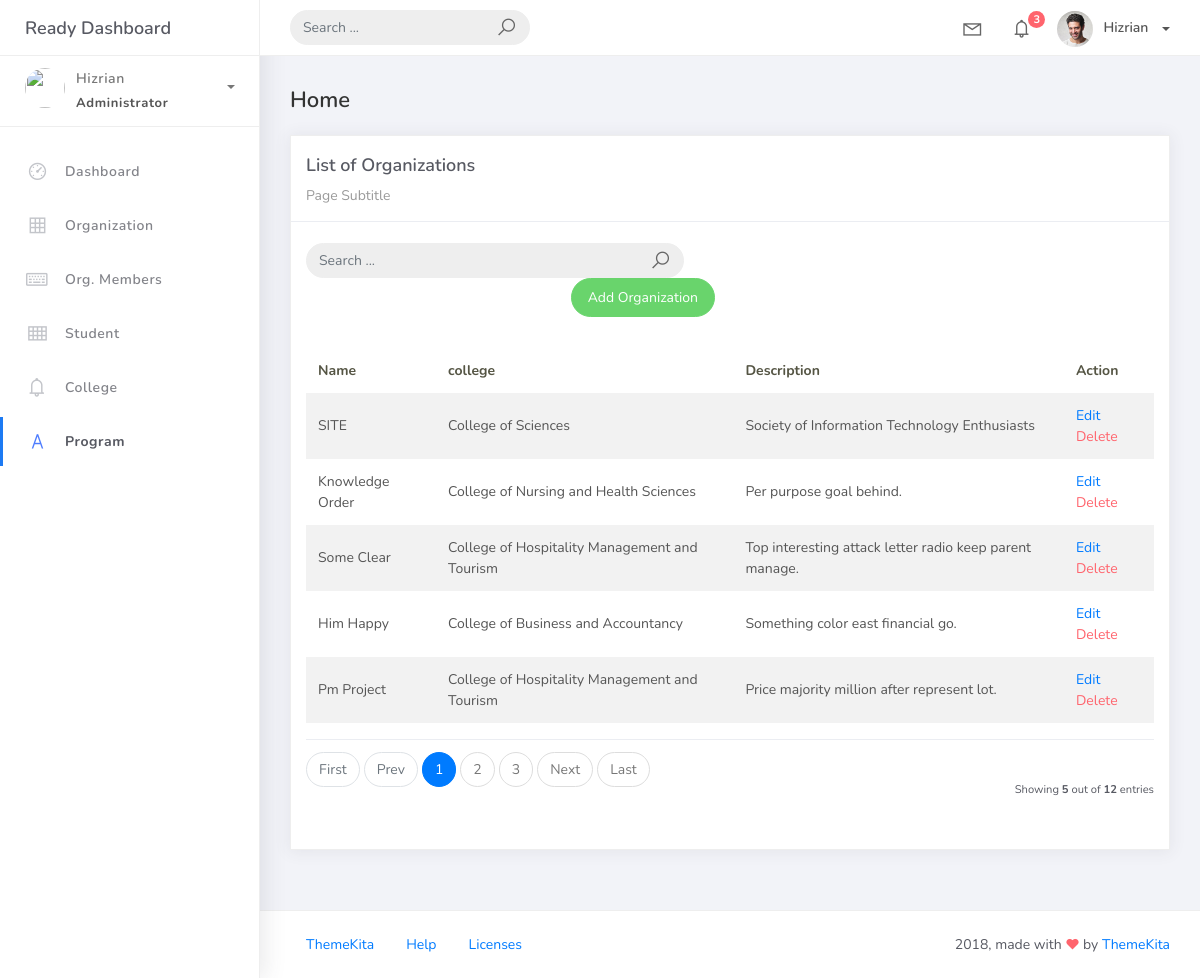
Screenshot of /organization_list with the database file from the repository.
### studentorg/models.py (models this page shows, shortened)
class BaseModel(models. Model):
    created_at = models.DateTimeField(auto_now_add=True, db_index=True)
    updated_at = models.DateTimeField(auto_now=True)
    class Meta:
        abstract = True

class Organization(BaseModel):
    name = models.CharField(max_length=250)
    college = models.ForeignKey(
        College, null=True, blank=True, on_delete=models.CASCADE)
    description = models.CharField(max_length=500)

class College (BaseModel):
    college_name = models.CharField(max_length=150)
    def __str__(self):
        return self.college_name

### studentorg/views.py (the view)
# urls.py: path('organization_list', OrganizationList.as_view(), name='organization-list'),
class OrganizationList(ListView):
    model = Organization
    context_object_name = 'organization'
    template_name = 'org_list.html'
    paginate_by = 5

### templates/org_list.html
{% extends 'base.html' %} {% load static %} {% block content %}
 <div class="content">
   <div class="container-fluid">
     <h4 class="page-title">Home</h4>
     <div class="row">
       <div class="col-md-12">
         <div class="card">
           <div class="card-header">
             <div class="card-title">List of Organizations</div>
             <div class="card-category">Page Subtitle</div>
         </div>
         <br />
                        <div class="col-md-12 row">
                            <div class="col-md-6">
                                <form class="navbar-left navbar-form nav-search mr-md-3" action="{% url 'organization-list' %}">
                                    <div class="input-group">
                                        <input type="text" placeholder="Search ..." class="form-control" name="q" />
                                        <div class="input-group-append">
                                            <span class="input-group-text">
                                                <i class="la la-search search-icon"></i>
                                            </span>
                                        </div>
                                    </div>
                                </form>
                            </div>
                        </div>
                        <div class="col-md-6">
                            <div class="pull-right">
                                <a href="{% url 'organization-add' %}" class="btn btn-success btn-rounded">Add Organization</a>
                            </div>
                        </div>
         <div class="card-body">
           <table class="table table-striped mt-3">
             <thead>
               <tr>
                 <th scope="col">Name</th>
                 <th scope= "col">college</th>
                 <th scope= "col">Description</th>
                 <th scope="col">Action</th>
               </tr>
             </thead>
             <tbody>
               {% for object in object_list %}
               <tr>
                 <td>{{ object.name }}</td>
                 <td>{{ object.college }}</td>
                 <td> {{ object.description }}</td>
                 <td>
                    <a href="organization_list/{{ object.id }}">Edit</a>
                    <a href="organization_list/{{ object.id }}/delete" class="text-danger">Delete</a>
                </td>
               </tr>
               {% endfor %}
             </tbody>
           </table>
           {% include 'includes/pagination.html' %}
         </div>
       </div>
     </div>
   </div>
 </div>
</div>
{% endblock %}

### rows the page displays
Organization: name "SITE", college "College of Sciences", description "Society of Information Technology Enthusiasts"
Organization: name "Knowledge Order", college "College of Nursing and Health Sciences", description "Per purpose goal behind."
Organization: name "Some Clear", college "College of Hospitality Management and Tourism", description "Top interesting attack letter radio keep parent manage."
Organization: name "Him Happy", college "College of Business and Accountancy", description "Something color east financial go."
Organization: name "Pm Project", college "College of Hospitality Management and Tourism", description "Price majority million after represent lot."

### other values shown
{{ page_num }} "1"
{{ page_num }} "2" "3"
{{ object_list.count }} "5"
{{ paginator.count }} "12"
